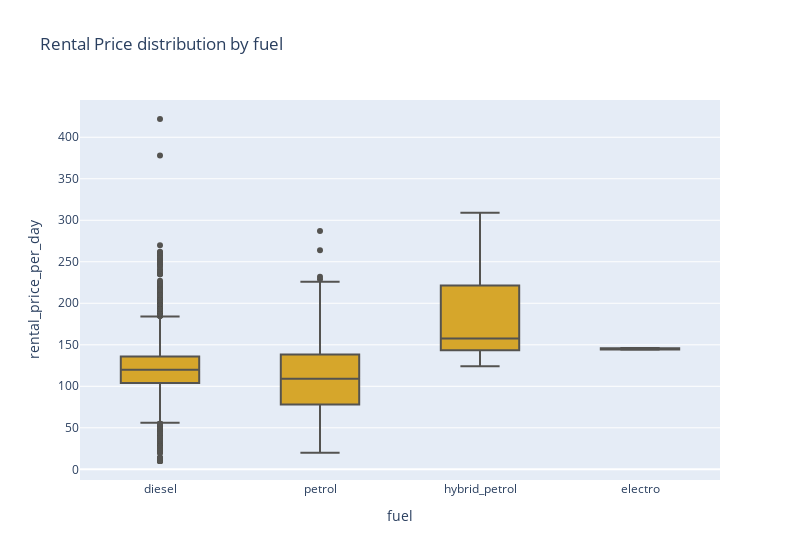

The notebook cell saved with this chart:
### Code cell
boxplot = px.box(pricing_dtf, y=TARGET_COLUMN, x=TMP_CAT_FEATURE, title="Rental Price distribution by fuel", width=800)
boxplot.update_traces(fillcolor=chart_default_fillcolor, marker_color=chart_default_marker_color)
boxplot.show()

### Figure 1 — Plotly figure (JSON) as saved in the notebook; plotly's stock layout.template omitted (floating-point values rounded to 4 significant figures; data arrays with more than 128 entries replaced by an {"elided": "..."} marker saying what was removed)
{"data": [{"alignmentgroup": "True", "fillcolor": "#d6a62b", "hovertemplate": "fuel=%{x}<br>rental_price_per_day=%{y}<extra></extra>", "legendgroup": "", "marker": {"color": "#545350"}, "name": "", "notched": false, "offsetgroup": "", "orientation": "v", "showlegend": false, "type": "box", "x": {"elided": "4841 str values"}, "x0": " ", "xaxis": "x", "y": {"elided": "4841 int values"}, "y0": " ", "yaxis": "y"}], "layout": {"boxmode": "group", "legend": {"tracegroupgap": 0}, "title": {"text": "Rental Price distribution by fuel"}, "width": 800, "xaxis": {"anchor": "y", "domain": [0, 1], "title": {"text": "fuel"}}, "yaxis": {"anchor": "x", "domain": [0, 1], "title": {"text": "rental_price_per_day"}}}}
